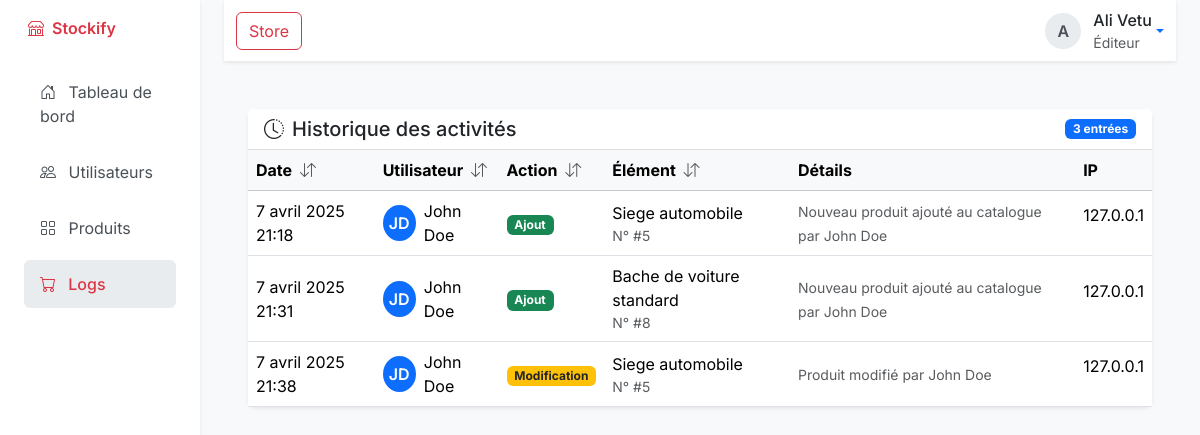
/logs/ (signed in), run on the app's committed database.
### accounts/models.py (models this page shows, shortened)
class User(AbstractBaseUser, PermissionsMixin):
    ROLE_CHOICES = (
        ('admin', 'Administrateur'),
        ('editor', 'Éditeur'),
        ('viewer', 'Lecteur'),
    )
    email = models.EmailField(unique=True)
    fullname = models.CharField(max_length=30, blank=True)
    role = models.CharField(max_length=20, choices=ROLE_CHOICES, default='viewer')
    is_active = models.BooleanField(default=True)
    is_staff = models.BooleanField(default=False)
    objects = CustomUserManager()
    USERNAME_FIELD = "email"
    REQUIRED_FIELDS = ["fullname"]

### inventory/models.py (models this page shows, shortened)
class ActivityLog(models.Model):
    ACTION_CHOICES = [
        ('add', 'Ajout'),
        ('update', 'Modification'),
        ('delete', 'Suppression'),
    ]
    activity_id = models.CharField(max_length=100)
    date_time = models.DateTimeField(auto_now_add=True)
    user_email = models.CharField(max_length=255)
    user_fullname = models.CharField(max_length=255)
    ip_address = models.GenericIPAddressField()
    action = models.CharField(max_length=10, choices=ACTION_CHOICES)
    object_type = models.CharField(max_length=100)
    object_id = models.CharField(max_length=100)
    object_name = models.CharField(max_length=255, blank=True)
    changes = models.JSONField(null=True, blank=True)
    message = models.TextField(blank=True)

### stockify/views.py (the view)
# urls.py: path('logs/', logs, name="logs"),
def logs(request):
    logs = ActivityLog.objects.all()
    return render(request, 'logs.html', context={'logs': logs,})

### templates/logs.html (shortened to what this page needs)
{% extends "layout.html" %}
{% block content %}
<div class="card border-0 shadow-sm">
    <div class="card-header bg-white d-flex justify-content-between align-items-center">
        <h5 class="card-title mb-0">
            <i class="bi bi-clock-history me-2"></i>Historique des activités
        </h5>
        <span class="badge bg-primary" id="logCount">{{ logs|length }} entrées</span>
    </div>
    <div class="card-body p-0">
        <div class="table-responsive">
            <table class="table table-hover align-middle mb-0">
                <thead class="table-light">
                    <tr>
                        <th scope="col" class="sortable" data-sort="date">
                            Date <i class="bi bi-arrow-down-up text-muted ms-1"></i>
                        </th>
                        <th scope="col" class="sortable" data-sort="user">
                            Utilisateur <i class="bi bi-arrow-down-up text-muted ms-1"></i>
                        </th>
                        <th scope="col" class="sortable" data-sort="action">
                            Action <i class="bi bi-arrow-down-up text-muted ms-1"></i>
                        </th>
                        <th scope="col" class="sortable" data-sort="item">
                            Élément <i class="bi bi-arrow-down-up text-muted ms-1"></i>
                        </th>
                        <th scope="col">Détails</th>
                        <th scope="col">IP</th>
                    </tr>
                </thead>
                <tbody>
                    {% for log in logs %}
                    <tr>
                        <td>
                            <div class="d-flex flex-column">
                                <span>{{ log.date_time }}</span>
                            </div>
                        </td>
                        <td>
                            <div class="d-flex align-items-center">
                                <div class="avatar me-2 bg-primary text-white">JD</div>
                                <div>{{ log.user_fullname }}</div>
                            </div>
                        </td>
                        <td>
                            <span class="badge {% if log.action == 'add' %} bg-success{% elif log.action == 'update' %}text-dark bg-warning{% else %}bg-danger{% endif %}">
                                        {% if log.action == 'add' %}
                                            Ajout
                                        {% elif log.action == 'update' %}
                                            Modification
                                        {% else %}
                                            Suppression
                                        {% endif %}
                                    </span>
                        </td>
                        <td>
                            <div class="d-flex align-items-center">
                                <div>
                                    <span>{{ log.object_name }}</span>
                                    <small class="d-block text-muted">N° #{{ log.object_id }}</small>
                                </div>
                            </div>
                        </td>
                        <td>
                            <span class="text-muted small">{{ log.message }}</span>
                        </td>
                        <td>
                            <p>{{ log.ip_address }}</p>
                        </td>
                    </tr>
                    {% endfor %}
                </tbody>
            </table>
        </div>
    </div>
</div>
{% endblock %}

### templates/layout.html (shortened to what this page needs)
<!DOCTYPE html>
<html lang="fr">
<head>
    <link href="https://cdn.jsdelivr.net/npm/bootstrap@5.3.2/dist/css/bootstrap.min.css" rel="stylesheet">
    <link rel="stylesheet" href="https://cdn.jsdelivr.net/npm/bootstrap-icons@1.11.1/font/bootstrap-icons.css">
</head>
<body>
    <div class="container-fluid">
        <div class="row">
           {% load static %}
<div class="col-md-3 col-lg-2 d-md-block sidebar collapse">
    <div class="position-sticky pt-3">
        <div class="d-flex text-danger mb-4 px-3">
            <a class="navbar-brand" href="{% url 'index' %}">
                <i class="bi bi-shop me-2"></i>Stockify
            </a>
            <button class="navbar-toggler" type="button" data-bs-toggle="collapse" data-bs-target="#navbarSupportedContent" aria-controls="navbarSupportedContent" aria-expanded="false" aria-label="Toggle navigation">
                <span class="navbar-toggler-icon"></span>
            </button>
        </div>
        <ul class="nav flex-column">
            <li class="nav-item">
                <a class="nav-link {% if request.resolver_match.url_name == '/' %}active{% endif %}" href="{% url 'index' %}">
                    <i class="bi bi-house-door"></i>
                    Tableau de bord
                </a>
            </li>
            <li class="nav-item">
                <a class="nav-link {% if request.resolver_match.url_name == 'accounts' %}active{% endif %}" href="{% url 'accounts' %}">
                    <i class="bi bi-people"></i>
                    Utilisateurs
                </a>
            </li>
            <li class="nav-item">
                <a class="nav-link {% if request.resolver_match.url_name == 'products' %}active{% endif %}" href="{% url 'products' %}">
                    <i class="bi bi-grid"></i>
                    Produits
                </a>
            </li>
            <li class="nav-item">
                <a class="nav-link {% if request.resolver_match.url_name == 'logs' %}active{% endif %}" href="{% url 'logs' %}">
                    <i class="bi bi-cart"></i>
                    Logs
                </a>
            </li>
        </ul>
    </div>
</div>
            <div class="col-md-9 ms-sm-auto col-lg-10 px-md-4">
                <nav class="navbar navbar-expand-lg navbar-light sticky-top mb-4">
    <div class="container-fluid d-flex justify-content-between align-items-center">
        <a href="{% url 'store:index' %}" class="btn btn-outline-danger me-2">Store</a>
        <div class="d-flex align-items-center ms-auto">
            {% if user.is_authenticated %}
            <div class="dropdown">
                <a class="user-info dropdown-toggle text-decoration-none" href="#" role="button" id="userDropdown" data-bs-toggle="dropdown" aria-expanded="false">
                    <div class="avatar">
                        {{ user.fullname|slice:":1" }}
                    </div>
                    <div class="d-none d-sm-block">
                        <div class="fw-medium text-dark">{{ user.fullname }}</div>
                        <div class="small text-muted">
                            {% if user.role == 'admin' %}
                                Administrateur
                            {% elif user.role == 'editor' %}
                                Éditeur
                            {% else %}
                                Lecteur
                            {% endif %}
                        </div>
                    </div>
                </a>
            </div>
            {% else %}
            <a href="{% url 'signin' %}" class="btn btn-outline-danger me-2">Connexion</a>
            <a href="{% url 'signup' %}" class="btn btn-danger">Inscription</a>
            {% endif %}
        </div>
    </div>
</nav>
                <main class="main-content">
                    {% block content %}{% endblock %}
                </main>
            </div>
        </div>
    </div>
</body>
</html>

### templates/layout.html (style rules this page uses)
body { font-family: 'Inter', sans-serif; background-color: #f8f9fa; }
.sidebar { min-height: 100vh; box-shadow: 0 0.125rem 0.25rem rgba(0, 0, 0, 0.075); background-color: #fff; }
.sidebar .nav-link { color: #495057; border-radius: 0.375rem; margin: 0.25rem 0.75rem; padding: 0.75rem 1rem; }
.sidebar .nav-link.active { background-color: #e9ecef; color: #dc3545;; font-weight: 500; }
.sidebar .nav-link i { margin-right: 0.5rem; }
.main-content { padding: 1.5rem; }
.navbar { box-shadow: 0 0.125rem 0.25rem rgba(0, 0, 0, 0.075); background-color: #fff; }
.navbar-brand { font-weight: 600; }
.user-info { display: flex; align-items: center; }
.avatar { width: 36px; height: 36px; border-radius: 50%; background-color: #e9ecef; display: flex; align-items: center; justify-content: center; margin-right: 0.75rem; color: #495057; font-weight: 600; }
.card { border-radius: 0.5rem; border: none; box-shadow: 0 0.125rem 0.25rem rgba(0, 0, 0, 0.075); }
.card-header { background-color: #fff; border-bottom: 1px solid rgba(0, 0, 0, 0.125); font-weight: 600; }

### data on the page
User: fullname "A", fullname "Ali Vetu"
ActivityLog: date_time "7 avril 2025 21:18", user_fullname "John Doe", action "Ajout", object_name "Siege automobile", object_id "5", message "Nouveau produit ajouté au catalogue par John Doe", ip_address "127.0.0.1"
ActivityLog: date_time "7 avril 2025 21:31", user_fullname "John Doe", action "Ajout", object_name "Bache de voiture standard", object_id "8", message "Nouveau produit ajouté au catalogue par John Doe", ip_address "127.0.0.1"
ActivityLog: date_time "7 avril 2025 21:38", user_fullname "John Doe", action "Modification", object_name "Siege automobile", object_id "5", message "Produit modifié par John Doe", ip_address "127.0.0.1"

### other printed values
{{ logs|length }} "3"
